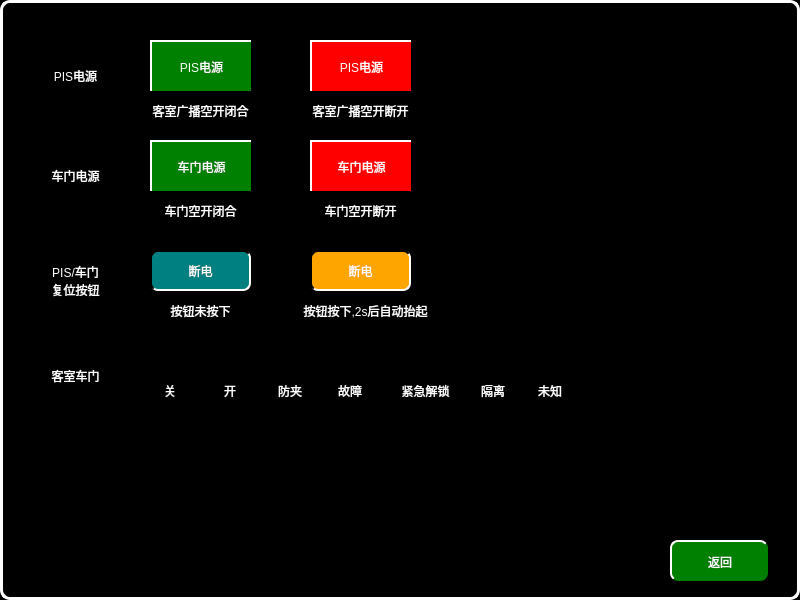
<?xml version="1.0" encoding="UTF-8"?>
<ui version="4.0">
 <class>VehiclePowerResetHelpPage</class>
 <widget class="QWidget" name="VehiclePowerResetHelpPage">
  <property name="geometry">
   <rect>
    <x>0</x>
    <y>0</y>
    <width>800</width>
    <height>600</height>
   </rect>
  </property>
  <property name="windowTitle">
   <string>Form</string>
  </property>
  <property name="styleSheet">
   <string notr="true">QWidget
{
	background-color:black;
}
QPushButton
{
	font: 20px, &quot;微软雅黑&quot;;
    color: white;
		border-radius:8px;
	background-color: rgb(0, 128, 0);
    border-top: 2px solid white;
	border-left: 2px solid white;

}

QLabel
{
	font: 20px, &quot;微软雅黑&quot;;
	color:white;
	background-color:black;
}</string>
  </property>
  <widget class="QPushButton" name="pushButton">
   <property name="geometry">
    <rect>
     <x>670</x>
     <y>540</y>
     <width>98</width>
     <height>41</height>
    </rect>
   </property>
   <property name="focusPolicy">
    <enum>Qt::NoFocus</enum>
   </property>
   <property name="text">
    <string>返回</string>
   </property>
  </widget>
  <widget class="QLabel" name="label_70">
   <property name="geometry">
    <rect>
     <x>270</x>
     <y>380</y>
     <width>40</width>
     <height>21</height>
    </rect>
   </property>
   <property name="styleSheet">
    <string notr="true">	font: 16px, &quot;微软雅黑&quot;;
</string>
   </property>
   <property name="text">
    <string>防夹</string>
   </property>
   <property name="alignment">
    <set>Qt::AlignCenter</set>
   </property>
  </widget>
  <widget class="QLabel" name="label_21">
   <property name="geometry">
    <rect>
     <x>260</x>
     <y>300</y>
     <width>211</width>
     <height>21</height>
    </rect>
   </property>
   <property name="styleSheet">
    <string notr="true">	font: 16px, &quot;微软雅黑&quot;;
</string>
   </property>
   <property name="text">
    <string>按钮按下,2s后自动抬起</string>
   </property>
   <property name="alignment">
    <set>Qt::AlignCenter</set>
   </property>
  </widget>
  <widget class="QLabel" name="label_66">
   <property name="geometry">
    <rect>
     <x>210</x>
     <y>380</y>
     <width>40</width>
     <height>21</height>
    </rect>
   </property>
   <property name="styleSheet">
    <string notr="true">	font: 16px, &quot;微软雅黑&quot;;
</string>
   </property>
   <property name="text">
    <string>开</string>
   </property>
   <property name="alignment">
    <set>Qt::AlignCenter</set>
   </property>
  </widget>
  <widget class="QLabel" name="label_72">
   <property name="geometry">
    <rect>
     <x>280</x>
     <y>350</y>
     <width>25</width>
     <height>31</height>
    </rect>
   </property>
   <property name="styleSheet">
    <string notr="true">border-image: url(:/images/images/DOORfangjia.bmp);</string>
   </property>
   <property name="text">
    <string/>
   </property>
   <property name="alignment">
    <set>Qt::AlignCenter</set>
   </property>
  </widget>
  <widget class="QLabel" name="label_73">
   <property name="geometry">
    <rect>
     <x>540</x>
     <y>350</y>
     <width>25</width>
     <height>31</height>
    </rect>
   </property>
   <property name="styleSheet">
    <string notr="true">border-image: url(:/images/images/DOORunknown.bmp);</string>
   </property>
   <property name="text">
    <string/>
   </property>
   <property name="alignment">
    <set>Qt::AlignCenter</set>
   </property>
  </widget>
  <widget class="QLabel" name="label_17">
   <property name="geometry">
    <rect>
     <x>290</x>
     <y>200</y>
     <width>141</width>
     <height>21</height>
    </rect>
   </property>
   <property name="styleSheet">
    <string notr="true">	font: 16px, &quot;微软雅黑&quot;;
</string>
   </property>
   <property name="text">
    <string>车门空开断开</string>
   </property>
   <property name="alignment">
    <set>Qt::AlignCenter</set>
   </property>
  </widget>
  <widget class="QLabel" name="label_19">
   <property name="geometry">
    <rect>
     <x>150</x>
     <y>250</y>
     <width>101</width>
     <height>41</height>
    </rect>
   </property>
   <property name="styleSheet">
    <string notr="true">font: 24px, &quot;微软雅黑&quot;;color: white;background-color: rgb(0, 128, 128);border-top: 2px solid  rgb(0, 0, 0);border-left: 2px solid  rgb(0, 0, 0);border-bottom: 2px solid white;border-right: 2px solid white;border-radius:8px;</string>
   </property>
   <property name="text">
    <string>断电</string>
   </property>
   <property name="alignment">
    <set>Qt::AlignCenter</set>
   </property>
  </widget>
  <widget class="QLabel" name="label_13">
   <property name="geometry">
    <rect>
     <x>130</x>
     <y>100</y>
     <width>141</width>
     <height>21</height>
    </rect>
   </property>
   <property name="styleSheet">
    <string notr="true">	font: 16px, &quot;微软雅黑&quot;;
</string>
   </property>
   <property name="text">
    <string>客室广播空开闭合</string>
   </property>
   <property name="alignment">
    <set>Qt::AlignCenter</set>
   </property>
  </widget>
  <widget class="QLabel" name="label_7">
   <property name="geometry">
    <rect>
     <x>20</x>
     <y>360</y>
     <width>111</width>
     <height>31</height>
    </rect>
   </property>
   <property name="text">
    <string>客室车门</string>
   </property>
   <property name="alignment">
    <set>Qt::AlignCenter</set>
   </property>
  </widget>
  <widget class="QLabel" name="label_2">
   <property name="geometry">
    <rect>
     <x>20</x>
     <y>160</y>
     <width>111</width>
     <height>31</height>
    </rect>
   </property>
   <property name="text">
    <string>车门电源</string>
   </property>
   <property name="alignment">
    <set>Qt::AlignCenter</set>
   </property>
  </widget>
  <widget class="QLabel" name="label_68">
   <property name="geometry">
    <rect>
     <x>340</x>
     <y>350</y>
     <width>25</width>
     <height>31</height>
    </rect>
   </property>
   <property name="styleSheet">
    <string notr="true">border-image: url(:/images/images/DOORfault.bmp);</string>
   </property>
   <property name="text">
    <string/>
   </property>
   <property name="alignment">
    <set>Qt::AlignCenter</set>
   </property>
  </widget>
  <widget class="QLabel" name="label_78">
   <property name="geometry">
    <rect>
     <x>530</x>
     <y>380</y>
     <width>40</width>
     <height>21</height>
    </rect>
   </property>
   <property name="styleSheet">
    <string notr="true">	font: 16px, &quot;微软雅黑&quot;;
</string>
   </property>
   <property name="text">
    <string>未知</string>
   </property>
   <property name="alignment">
    <set>Qt::AlignCenter</set>
   </property>
  </widget>
  <widget class="QLabel" name="label_11">
   <property name="geometry">
    <rect>
     <x>310</x>
     <y>40</y>
     <width>101</width>
     <height>51</height>
    </rect>
   </property>
   <property name="styleSheet">
    <string notr="true">font: 20px, &quot;微软雅黑&quot;;color: white;background-color: red;border-top: 2px solid white;border-left: 2px solid white;</string>
   </property>
   <property name="text">
    <string>PIS电源</string>
   </property>
   <property name="alignment">
    <set>Qt::AlignCenter</set>
   </property>
  </widget>
  <widget class="QLabel" name="label_20">
   <property name="geometry">
    <rect>
     <x>310</x>
     <y>250</y>
     <width>101</width>
     <height>41</height>
    </rect>
   </property>
   <property name="styleSheet">
    <string notr="true">font: 24px, &quot;微软雅黑&quot;;color: white;background-color: orange;border-top: 2px solid  rgb(0, 0, 0);border-left: 2px solid  rgb(0, 0, 0);border-bottom: 2px solid white;border-right: 2px solid white;border-radius:8px;</string>
   </property>
   <property name="text">
    <string>断电</string>
   </property>
   <property name="alignment">
    <set>Qt::AlignCenter</set>
   </property>
  </widget>
  <widget class="QLabel" name="label_18">
   <property name="geometry">
    <rect>
     <x>130</x>
     <y>300</y>
     <width>141</width>
     <height>21</height>
    </rect>
   </property>
   <property name="styleSheet">
    <string notr="true">	font: 16px, &quot;微软雅黑&quot;;
</string>
   </property>
   <property name="text">
    <string>按钮未按下</string>
   </property>
   <property name="alignment">
    <set>Qt::AlignCenter</set>
   </property>
  </widget>
  <widget class="QLabel" name="label_15">
   <property name="geometry">
    <rect>
     <x>130</x>
     <y>200</y>
     <width>141</width>
     <height>21</height>
    </rect>
   </property>
   <property name="styleSheet">
    <string notr="true">	font: 16px, &quot;微软雅黑&quot;;
</string>
   </property>
   <property name="text">
    <string>车门空开闭合</string>
   </property>
   <property name="alignment">
    <set>Qt::AlignCenter</set>
   </property>
  </widget>
  <widget class="QLabel" name="label_77">
   <property name="geometry">
    <rect>
     <x>410</x>
     <y>350</y>
     <width>25</width>
     <height>31</height>
    </rect>
   </property>
   <property name="styleSheet">
    <string notr="true">border-image: url(:/images/images/DOORemlock.bmp);</string>
   </property>
   <property name="text">
    <string/>
   </property>
   <property name="alignment">
    <set>Qt::AlignCenter</set>
   </property>
  </widget>
  <widget class="QLabel" name="label_75">
   <property name="geometry">
    <rect>
     <x>473</x>
     <y>380</y>
     <width>40</width>
     <height>21</height>
    </rect>
   </property>
   <property name="styleSheet">
    <string notr="true">	font: 16px, &quot;微软雅黑&quot;;
</string>
   </property>
   <property name="text">
    <string>隔离</string>
   </property>
   <property name="alignment">
    <set>Qt::AlignCenter</set>
   </property>
  </widget>
  <widget class="QLabel" name="label_10">
   <property name="geometry">
    <rect>
     <x>150</x>
     <y>40</y>
     <width>101</width>
     <height>51</height>
    </rect>
   </property>
   <property name="styleSheet">
    <string notr="true">font: 20px, &quot;微软雅黑&quot;;color: white;background-color: green;border-top: 2px solid white;border-left: 2px solid white;</string>
   </property>
   <property name="text">
    <string>PIS电源</string>
   </property>
   <property name="alignment">
    <set>Qt::AlignCenter</set>
   </property>
  </widget>
  <widget class="QLabel" name="label_12">
   <property name="geometry">
    <rect>
     <x>310</x>
     <y>140</y>
     <width>101</width>
     <height>51</height>
    </rect>
   </property>
   <property name="styleSheet">
    <string notr="true">font: 20px, &quot;微软雅黑&quot;;color: white;background-color: red;border-top: 2px solid white;border-left: 2px solid white;</string>
   </property>
   <property name="text">
    <string>车门电源</string>
   </property>
   <property name="alignment">
    <set>Qt::AlignCenter</set>
   </property>
  </widget>
  <widget class="QLabel" name="label_65">
   <property name="geometry">
    <rect>
     <x>150</x>
     <y>380</y>
     <width>40</width>
     <height>21</height>
    </rect>
   </property>
   <property name="styleSheet">
    <string notr="true">	font: 16px, &quot;微软雅黑&quot;;
</string>
   </property>
   <property name="text">
    <string>关</string>
   </property>
   <property name="alignment">
    <set>Qt::AlignCenter</set>
   </property>
  </widget>
  <widget class="QLabel" name="label_69">
   <property name="geometry">
    <rect>
     <x>160</x>
     <y>350</y>
     <width>25</width>
     <height>31</height>
    </rect>
   </property>
   <property name="styleSheet">
    <string notr="true">border-image: url(:/images/images/DOORClose.bmp);</string>
   </property>
   <property name="text">
    <string/>
   </property>
   <property name="alignment">
    <set>Qt::AlignCenter</set>
   </property>
  </widget>
  <widget class="QLabel" name="label_16">
   <property name="geometry">
    <rect>
     <x>150</x>
     <y>140</y>
     <width>101</width>
     <height>51</height>
    </rect>
   </property>
   <property name="styleSheet">
    <string notr="true">font: 20px, &quot;微软雅黑&quot;;color: white;background-color: green;border-top: 2px solid white;border-left: 2px solid white;</string>
   </property>
   <property name="text">
    <string>车门电源</string>
   </property>
   <property name="alignment">
    <set>Qt::AlignCenter</set>
   </property>
  </widget>
  <widget class="QLabel" name="label_74">
   <property name="geometry">
    <rect>
     <x>390</x>
     <y>380</y>
     <width>71</width>
     <height>21</height>
    </rect>
   </property>
   <property name="styleSheet">
    <string notr="true">	font: 16px, &quot;微软雅黑&quot;;
</string>
   </property>
   <property name="text">
    <string>紧急解锁</string>
   </property>
   <property name="alignment">
    <set>Qt::AlignCenter</set>
   </property>
  </widget>
  <widget class="QLabel" name="label_14">
   <property name="geometry">
    <rect>
     <x>290</x>
     <y>100</y>
     <width>141</width>
     <height>21</height>
    </rect>
   </property>
   <property name="styleSheet">
    <string notr="true">	font: 16px, &quot;微软雅黑&quot;;
</string>
   </property>
   <property name="text">
    <string>客室广播空开断开</string>
   </property>
   <property name="alignment">
    <set>Qt::AlignCenter</set>
   </property>
  </widget>
  <widget class="QLabel" name="label_98">
   <property name="geometry">
    <rect>
     <x>0</x>
     <y>0</y>
     <width>800</width>
     <height>600</height>
    </rect>
   </property>
   <property name="styleSheet">
    <string notr="true">border:3px solid white;
border-radius:10px</string>
   </property>
   <property name="text">
    <string/>
   </property>
   <property name="alignment">
    <set>Qt::AlignCenter</set>
   </property>
  </widget>
  <widget class="QLabel" name="label_71">
   <property name="geometry">
    <rect>
     <x>330</x>
     <y>380</y>
     <width>40</width>
     <height>21</height>
    </rect>
   </property>
   <property name="styleSheet">
    <string notr="true">	font: 16px, &quot;微软雅黑&quot;;
</string>
   </property>
   <property name="text">
    <string>故障</string>
   </property>
   <property name="alignment">
    <set>Qt::AlignCenter</set>
   </property>
  </widget>
  <widget class="QLabel" name="label_67">
   <property name="geometry">
    <rect>
     <x>220</x>
     <y>350</y>
     <width>25</width>
     <height>31</height>
    </rect>
   </property>
   <property name="styleSheet">
    <string notr="true">border-image: url(:/images/images/DOORopen.bmp);</string>
   </property>
   <property name="text">
    <string/>
   </property>
   <property name="alignment">
    <set>Qt::AlignCenter</set>
   </property>
  </widget>
  <widget class="QLabel" name="label_3">
   <property name="geometry">
    <rect>
     <x>20</x>
     <y>250</y>
     <width>111</width>
     <height>61</height>
    </rect>
   </property>
   <property name="text">
    <string>PIS/车门
复位按钮</string>
   </property>
   <property name="alignment">
    <set>Qt::AlignCenter</set>
   </property>
  </widget>
  <widget class="QLabel" name="label">
   <property name="geometry">
    <rect>
     <x>20</x>
     <y>60</y>
     <width>111</width>
     <height>31</height>
    </rect>
   </property>
   <property name="text">
    <string>PIS电源</string>
   </property>
   <property name="alignment">
    <set>Qt::AlignCenter</set>
   </property>
  </widget>
  <widget class="QLabel" name="label_76">
   <property name="geometry">
    <rect>
     <x>480</x>
     <y>350</y>
     <width>25</width>
     <height>31</height>
    </rect>
   </property>
   <property name="styleSheet">
    <string notr="true">border-image: url(:/images/images/DOORbypass.bmp);</string>
   </property>
   <property name="text">
    <string/>
   </property>
   <property name="alignment">
    <set>Qt::AlignCenter</set>
   </property>
  </widget>
  <zorder>label_98</zorder>
  <zorder>pushButton</zorder>
  <zorder>label_70</zorder>
  <zorder>label_21</zorder>
  <zorder>label_66</zorder>
  <zorder>label_72</zorder>
  <zorder>label_73</zorder>
  <zorder>label_17</zorder>
  <zorder>label_19</zorder>
  <zorder>label_13</zorder>
  <zorder>label_7</zorder>
  <zorder>label_2</zorder>
  <zorder>label_68</zorder>
  <zorder>label_78</zorder>
  <zorder>label_11</zorder>
  <zorder>label_20</zorder>
  <zorder>label_18</zorder>
  <zorder>label_15</zorder>
  <zorder>label_77</zorder>
  <zorder>label_75</zorder>
  <zorder>label_10</zorder>
  <zorder>label_12</zorder>
  <zorder>label_65</zorder>
  <zorder>label_69</zorder>
  <zorder>label_16</zorder>
  <zorder>label_74</zorder>
  <zorder>label_14</zorder>
  <zorder>label_71</zorder>
  <zorder>label_67</zorder>
  <zorder>label_3</zorder>
  <zorder>label</zorder>
  <zorder>label_76</zorder>
 </widget>
 <resources/>
 <connections/>
</ui>
